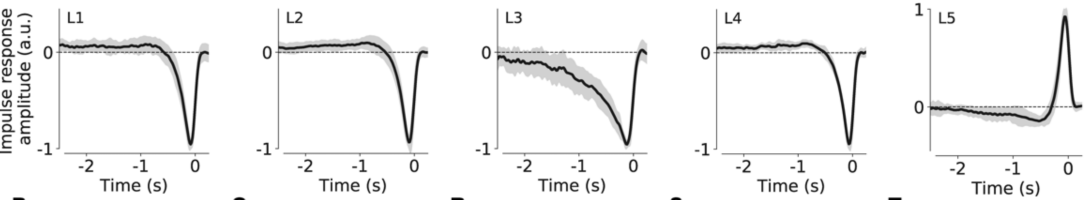
#> input picture figure_digitization/arenz/L.png, 3254 x 598 px (shown at 1/3 size)
$ python L.py
#> lines starting #> are read from the running program, lines starting #| are printed output that depends on the picture
"""Digitize L1–L5 black impulse-response traces from L.png.

Same method as 4.py (black mean line, max|amp|=1, t = −t_fig + T_OFFSET).
L.png is not from Arenz 2017; layout matches. Does not touch 4.py / 4b / 4e.

Method
------
1. Time on the figure: ticks −2, −1, 0 (~−2.5 … +0.2). Output:
   t = −t_fig + T_OFFSET → ~−0.15 … +2.5 s, Δt = 1 ms.
2. Amplitude: dashed horizontal = 0; scale each trace so max(|amp|) = 1.
3. Black mask + per-x continuity; blank L1–L5 title ink at panel top-left.
4. Write L_digitized.csv / L_digitized.png.

Run:  ../.venv/bin/python L.py
"""

from __future__ import annotations

from pathlib import Path

import matplotlib

matplotlib.use("Agg")
import matplotlib.pyplot as plt
import numpy as np
import pandas as pd
from PIL import Image

HERE = Path(__file__).resolve().parent
DEFAULT_IMAGE = HERE / "L.png"
OUT_STEM = HERE / "L_digitized"

# (cell, x_at_-2, x_at_0, y_base, y_top, y_bot)
PANELS = [
    ("L1", 267, 585, 157, 50, 470),
    ("L2", 924, 1242, 157, 50, 470),
    ("L3", 1582, 1899, 157, 50, 470),
    ("L4", 2238, 2557, 158, 50, 470),
    ("L5", 2871, 3204, 320, 50, 470),
]

# Blank "L1"…"L5" title glyphs (top-left of each panel).
TITLE_BLANK = {
    "L1": (70, 100),
    "L2": (70, 100),
    "L3": (70, 100),
    "L4": (70, 100),
    "L5": (70, 100),
}

MAX_DY_PX = 25
T_LEFT_PAD_S = 0.40  # left of −2 tick (~−2.5 on figure)
T_RIGHT_PAD_S = 0.25  # past 0 tick
DT_S = 0.001  # output time step
T_OFFSET_S = 0.1  # added after sign-flip (−t_fig)


def black_mask(rgb: np.ndarray) -> np.ndarray:
    gray = rgb.mean(2)
    mx = rgb.max(2)
    mn = rgb.min(2)
    sat = (mx - mn) / (mx + 1e-6)
    return (gray < 90) & (sat < 0.45)


def extract_trace(
    rgb: np.ndarray,
    x0: int,
    x1: int,
    y0: int,
    y1: int,
    y_base: int,
    title_blank: tuple[int, int] | None = None,
) -> tuple[np.ndarray, np.ndarray] | tuple[None, None]:
    mask = black_mask(rgb)
    mask[:y0, :] = False
    mask[y1:, :] = False
    if title_blank is not None:
        y_hi, x_w = title_blank
        mask[:y_hi, x0 : x0 + x_w] = False
    xs: list[float] = []
    ys: list[float] = []
    prev: float | None = None
    for x in range(x0, x1):
        col = np.where(mask[:, x])[0]
        if not len(col):
            continue
        other = col[np.abs(col - y_base) > 3]
        # Drop dashed-zero flecks only while the stroke is away from baseline.
        # Near y=0 the solid line sits on the dashes — excluding them punches gaps.
        if prev is not None and abs(prev - y_base) <= MAX_DY_PX:
            use = col
        elif len(other):
            use = other
        else:
            use = col
        if prev is None:
            y = float(np.median(use))
        else:
            near = use[np.abs(use.astype(float) - prev) <= MAX_DY_PX]
            if not len(near):
                continue
            y = float(np.median(near))
        xs.append(float(x))
        ys.append(y)
        prev = y
    if len(xs) < 20:
        return None, None
    return np.asarray(xs), np.asarray(ys)


def digitize(img_path: Path = DEFAULT_IMAGE) -> pd.DataFrame:
    rgb = np.array(Image.open(img_path).convert("RGB")).astype(np.float64)
    rows: list[dict] = []
    for cell, x_m2, x_0, y_base, y_top, y_bot in PANELS:
        px_per_s = (x_0 - x_m2) / 2.0
        x_left = max(0, int(round(x_m2 - T_LEFT_PAD_S * px_per_s)))
        x_right = min(rgb.shape[1], int(round(x_0 + T_RIGHT_PAD_S * px_per_s)))
        xs, ys = extract_trace(
            rgb, x_left, x_right, y_top, y_bot, y_base, TITLE_BLANK.get(cell)
        )
        if xs is None:
            print(f"  !! no black trace for {cell}")
            continue
        t_fig = -2.0 + (xs - x_m2) / px_per_s
        amp = (y_base - ys).astype(float)
        amp /= np.max(np.abs(amp))
        t = (-t_fig)[::-1] + T_OFFSET_S
        amp = amp[::-1]
        t_lo = np.floor(t[0] / DT_S + 1e-12) * DT_S
        t_hi = np.ceil(t[-1] / DT_S - 1e-12) * DT_S
        t_grid = np.arange(t_lo, t_hi + 1e-12, DT_S)
        amp = np.interp(t_grid, t, amp)
        amp /= np.max(np.abs(amp))
        t = t_grid
        for ti, ai in zip(t, amp):
            rows.append(dict(cell=cell, time_s=float(ti), amplitude=float(ai)))
        peak_i = int(np.argmax(np.abs(amp)))
        print(
            f"  {cell:4s} n={len(t):3d}  t={t[0]:.2f}..{t[-1]:.2f}  "
            f"peak_t={t[peak_i]:.3f}  peak={amp[peak_i]:+.2f}"
        )
    return pd.DataFrame(rows)


def plot_check(df: pd.DataFrame, path: Path) -> None:
    order = ["L1", "L2", "L3", "L4", "L5"]
    fig, axes = plt.subplots(1, 5, figsize=(14, 3), sharex=True, sharey=True)
    for ax, cell in zip(axes, order):
        tr = df[df.cell == cell].sort_values("time_s")
        if not tr.empty:
            ax.plot(tr.time_s, tr.amplitude, color="k", lw=1.1)
        ax.axhline(0, color="0.75", lw=0.5)
        ax.axvline(0, color="0.75", lw=0.5)
        ax.set_title(cell, fontsize=10)
        ax.set_xlabel("time (s)")
    axes[0].set_ylabel("amplitude (norm.)")
    fig.suptitle("L1–L5 impulse responses (digitized, t=−t_fig+0.1, max|amp|=1)", y=0.98)
    fig.tight_layout()
    fig.savefig(path, dpi=140)
    plt.close(fig)


def main() -> int:
    df = digitize()
#> the loop in digitize, `for cell, x_m2, x_0, y_base, y_top, y_bot in PANELS:` made 5 passes
#> (t_lo, peak_i) on passes 1 to 5: (-0.146, 335), (-0.146, 346), (-0.147, 367), (-0.145, 308), (-0.147, 307)
#|   L1   n=2650  t=-0.15..2.50  peak_t=0.189  peak=-1.00
#|   L2   n=2650  t=-0.15..2.50  peak_t=0.200  peak=-1.00
#|   L3   n=2646  t=-0.15..2.50  peak_t=0.220  peak=-1.00
#|   L4   n=2648  t=-0.14..2.50  peak_t=0.163  peak=-1.00
#|   L5   n=2651  t=-0.15..2.50  peak_t=0.160  peak=+1.00
#> after the loop in digitize, `for cell, x_m2, x_0, y_base, y_top, y_bot in PANELS:`: rows = 13245 items
#> df = table of 13245 rows and 3 columns
    csv_path = OUT_STEM.with_suffix(".csv")
    png_path = OUT_STEM.with_suffix(".png")
    df.to_csv(csv_path, index=False)
    plot_check(df, png_path)
#> in plot_check, `fig.savefig(path, dpi=140)`:
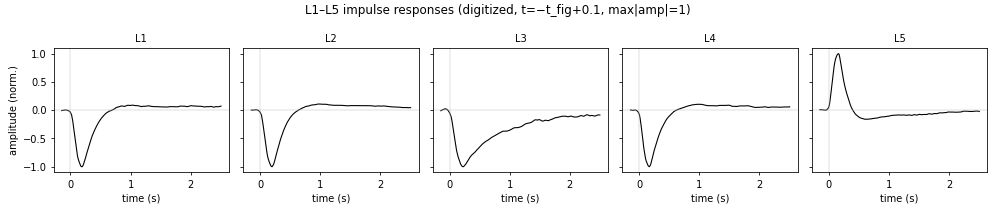
#> figure drawn by matplotlib, 5 panels; panel 1: curve peaks at x = 1.02, y = 0.0889
    print(f"wrote {csv_path}  ({len(df)} rows, {df.cell.nunique()} cells)")
#| wrote figure_digitization/arenz/L_digitized.csv  (13245 rows, 5 cells)
    print(f"wrote {png_path}")
    return 0


if __name__ == "__main__":
    raise SystemExit(main())
#> (the program exits here)

$ run again, with figure_digitization/arenz/4_digitized.png copied over figure_digitization/arenz/L.png
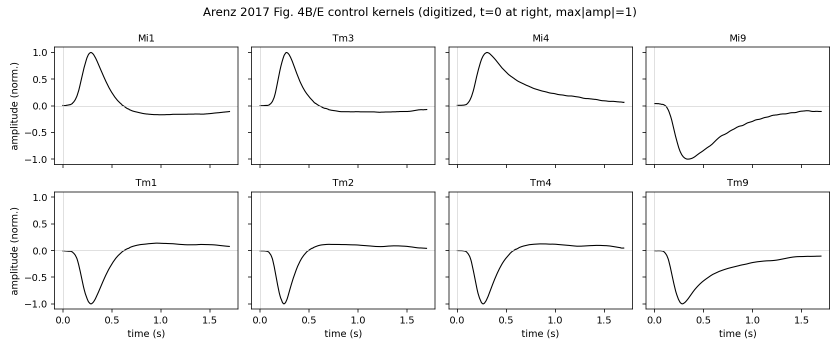
#> input picture figure_digitization/arenz/4_digitized.png, 1680 x 700 px (shown at 1/2 size)
#> the loop in digitize, `for cell, x_m2, x_0, y_base, y_top, y_bot in PANELS:` made 5 passes
#> (t_lo, t_hi, peak_i) on passes 1 to 2: (-0.146, 2.5, 1857), (-0.045, 2.5, 353)
#> (printed output is left out)
#> pass 1, in extract_trace, `mask = black_mask(rgb)`:
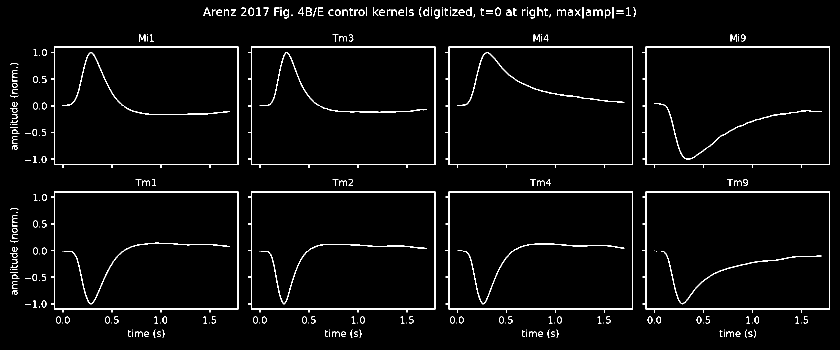
#> mask: shape (700, 1680) bool (shown at 1/2 size); 3% white in thin lines or dots
#> after the loop in digitize, `for cell, x_m2, x_0, y_base, y_top, y_bot in PANELS:`: rows = 5199 items
#> df = table of 5199 rows and 3 columns
#| wrote figure_digitization/arenz/L_digitized.csv  (5199 rows, 2 cells)

$ run again, with figure_digitization/arenz/4b.png copied over figure_digitization/arenz/L.png
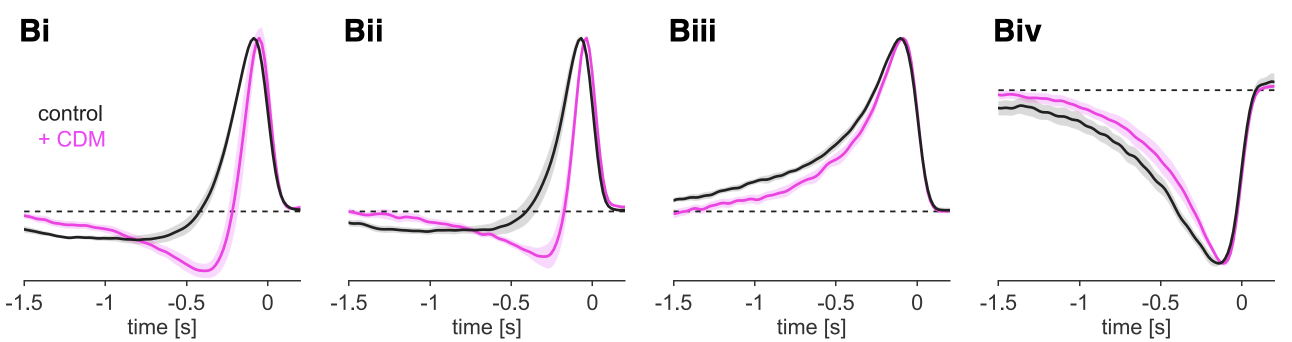
#> input picture figure_digitization/arenz/4b.png, 2584 x 684 px (shown at 1/2 size)
#> the loop in digitize, `for cell, x_m2, x_0, y_base, y_top, y_bot in PANELS:` made 5 passes
#> (t_lo, peak_i) on passes 1 to 4: (0.005, 1397), (0.055, 2429), (0.1, 0), (0.156, 1003)
#> (printed output is left out)
#> pass 1, in black_mask, `mn = rgb.min(2)`:
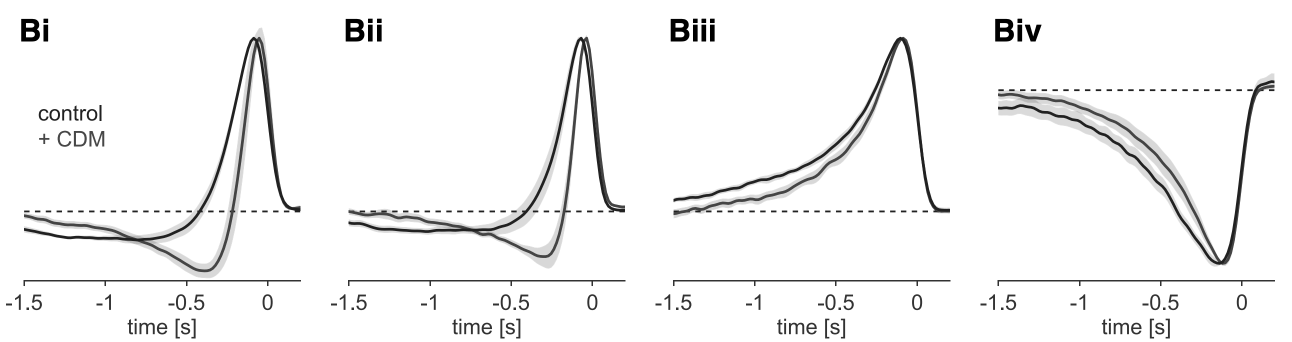
#> mn: shape (684, 2584) float64 (shown at 1/2 size); min 0, max 255, mean 244.4
#> pass 1, in black_mask, `sat = (mx - mn) / (mx + 1e-6)`:
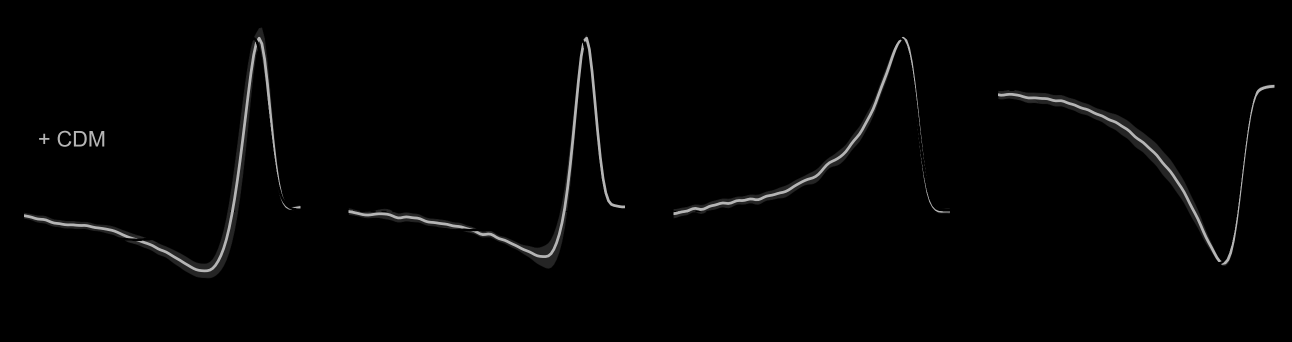
#> sat: shape (684, 2584) float64 (shown at 1/2 size); min 0, max 0.714, mean 0.0119
#> after the loop in digitize, `for cell, x_m2, x_0, y_base, y_top, y_bot in PANELS:`: rows = 9694 items
#> df = table of 9694 rows and 3 columns
#| wrote figure_digitization/arenz/L_digitized.csv  (9694 rows, 4 cells)

$ run again, with figure_digitization/arenz/4e.png copied over figure_digitization/arenz/L.png
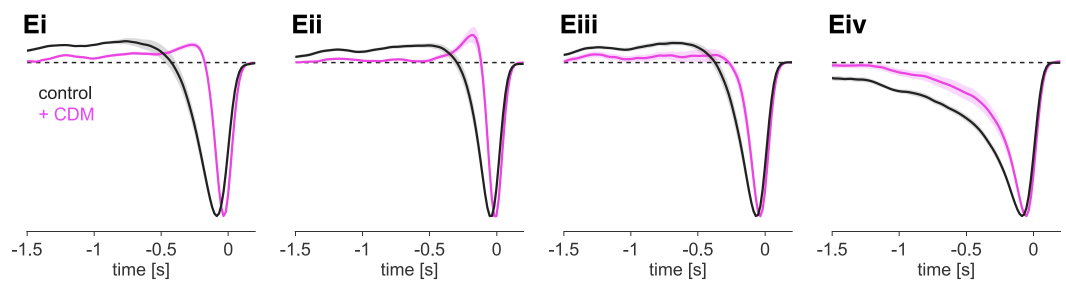
#> input picture figure_digitization/arenz/4e.png, 3198 x 844 px (shown at 1/3 size)
#> the loop in digitize, `for cell, x_m2, x_0, y_base, y_top, y_bot in PANELS:` made 5 passes
#> (t_lo, t_hi, peak_i) on passes 1 to 5: (-0.033, 2.5, 0), (1.87, 2.38, 0), (-0.147, 2.5, 2645), (-0.101, 2.5, 2244), (0.244, 2.5, 1117)
#> (printed output is left out)
#> pass 1, in black_mask, `mn = rgb.min(2)`:
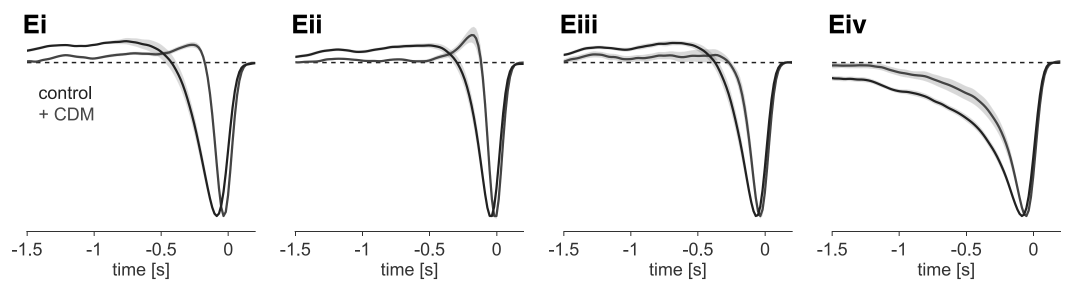
#> mn: shape (844, 3198) float64 (shown at 1/3 size); min 0, max 255, mean 244.8
#> pass 1, in black_mask, `sat = (mx - mn) / (mx + 1e-6)`:
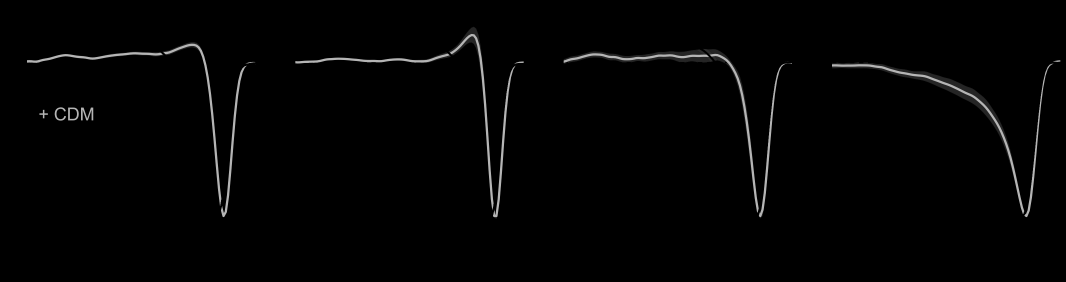
#> sat: shape (844, 3198) float64 (shown at 1/3 size); min 0, max 0.714, mean 0.0118
#> after the loop in digitize, `for cell, x_m2, x_0, y_base, y_top, y_bot in PANELS:`: rows = 10558 items
#> df = table of 10558 rows and 3 columns
#| wrote figure_digitization/arenz/L_digitized.csv  (10558 rows, 5 cells)
